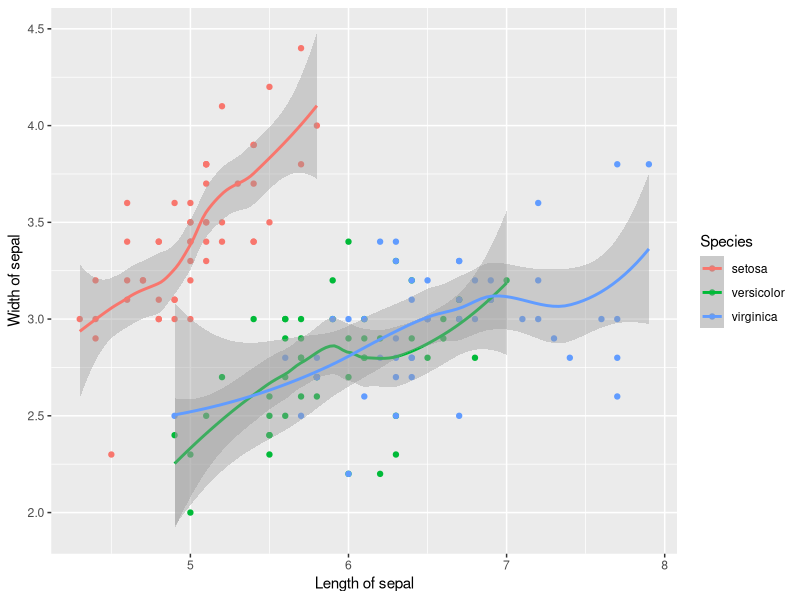

Write R code to recreate this figure.
# Example to add a figure to the Manuscript
library(tidyverse)

# Create Figure
png("figures/Figure_iris/Figure_iris.png", width = 800, height = 400)
ggplot(iris, aes(x = Sepal.Length, y = Sepal.Width, col = Species)) +
  geom_point() +
  geom_smooth() +
  labs(x = "Length of sepal", y = "Width of sepal")
dev.off()
